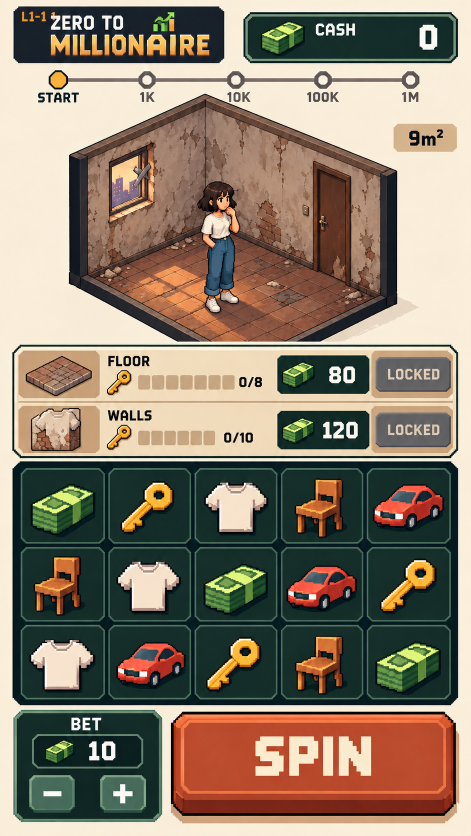
#> input picture references/exec-e75feb62-841f-4788-8ecb-d3ea6a8afa0b.png, 941 x 1672 px (shown at 1/2 size)
$ python compare_ui_v03.py
#> lines starting #> are read from the running program, lines starting #| are printed output that depends on the picture
"""QA comparison only; the game remains live UI controls and separate sprites."""
from pathlib import Path
from PIL import Image,ImageDraw,ImageFont
import json,re

r=Path(__file__).resolve().parents[1];e=r/'Evidence';font=ImageFont.truetype(str(r/'Assets/Resources/Fonts/PixelifySans.ttf'),18)
panes=[('REFERENCE',r/'references/exec-e75feb62-841f-4788-8ecb-d3ea6a8afa0b.png'),('BEFORE v0.2',e/'v0.2-start-360x640.png'),('AFTER v0.3',e/'v0.3-start-360x640.png')]
sheet=Image.new('RGB',(1100,680),(249,238,218));draw=ImageDraw.Draw(sheet)
#> after `sheet = Image.new('RGB', (1100, 680), (249, 238, 218))`:
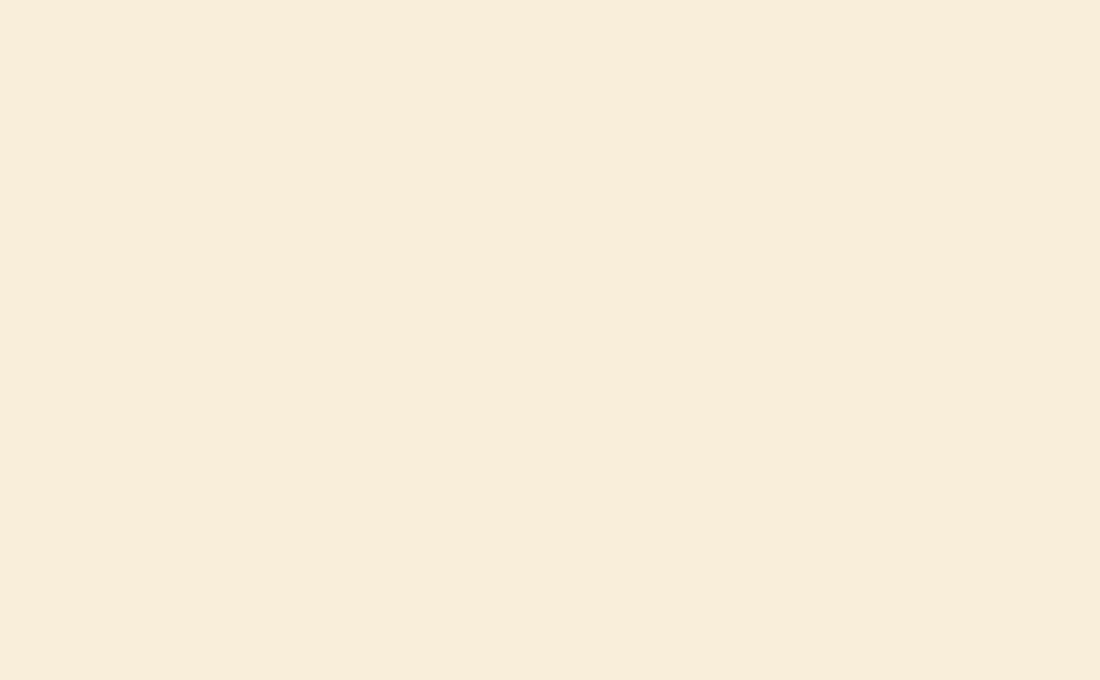
#> sheet: PIL image 1100x680 RGB; mean R, G, B 249, 238, 218
for i,(label,p) in enumerate(panes):
    im=Image.open(p).convert('RGB').resize((360,640),Image.Resampling.NEAREST)
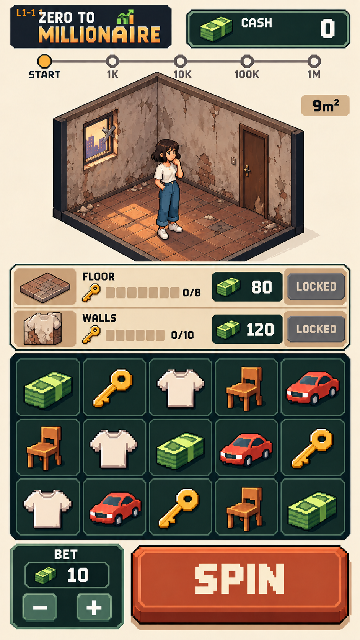
#> im: PIL image 360x640 RGB; mean R, G, B 139.9, 126.8, 109.2
    x=i*370;sheet.paste(im,(x,32));draw.text((x+10,7),label,font=font,fill=(20,44,40))
#> after `sheet.paste(im, (x, 32))`:
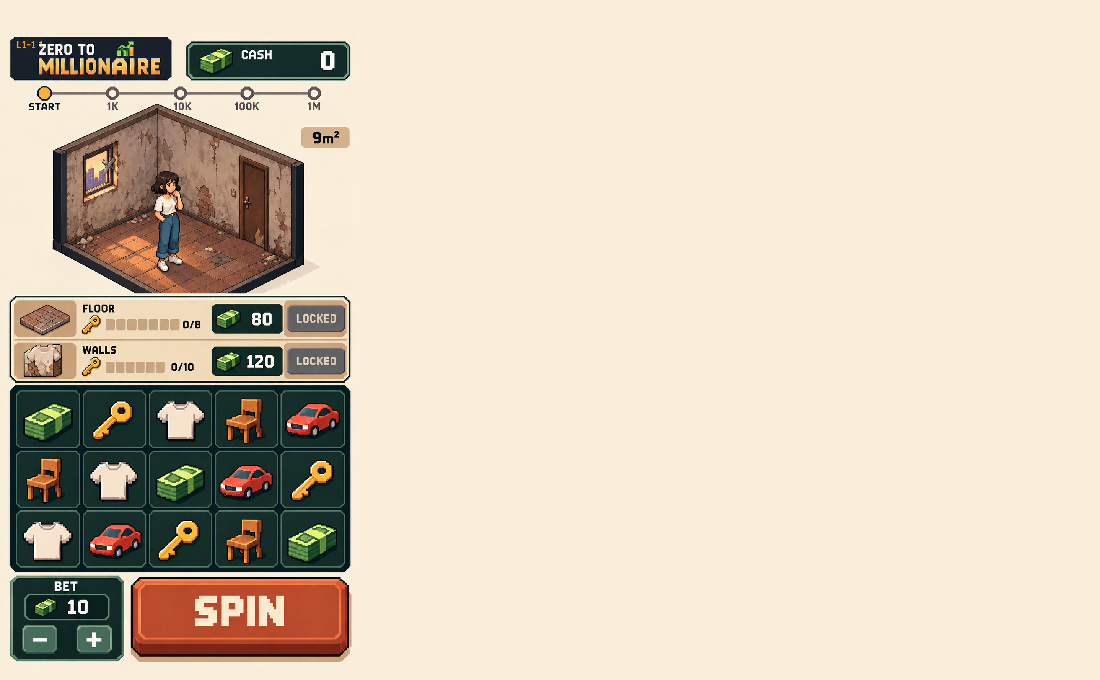
#> sheet: PIL image 1100x680 RGB; mean R, G, B 215.4, 203.7, 184.5
#> (the run stopped early here; a loop or call above may not have finished)
